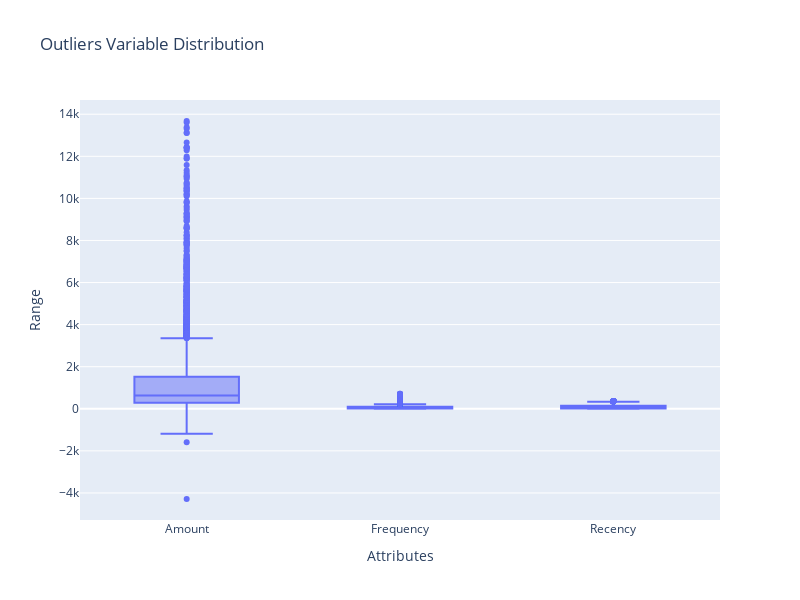

Notebook cell for this chart:
### Code cell
attributes = ['Amount', 'Frequency', 'Recency']

fig = px.box(merged_rfm, y=attributes, title="Outliers Variable Distribution", 
             labels={'variable': 'Attributes', 'value': 'Range'},
             boxmode='group', points='outliers')

fig.update_layout(
    xaxis=dict(title="Attributes", title_font=dict(size=14)),
    yaxis=dict(title="Range", title_font=dict(size=14)),
    showlegend=False,
    width=800,
    height=600
)

fig.show()

### Figure 1 — Plotly figure (JSON) as saved in the notebook; plotly's stock layout.template omitted (floating-point values rounded to 4 significant figures; data arrays with more than 128 entries replaced by an {"elided": "..."} marker saying what was removed)
{"data": [{"alignmentgroup": "True", "boxpoints": "outliers", "hovertemplate": "Attributes=%{x}<br>Range=%{y}<extra></extra>", "legendgroup": "", "marker": {"color": "#636efa"}, "name": "", "notched": false, "offsetgroup": "", "orientation": "v", "showlegend": false, "type": "box", "x": {"elided": "12879 str values"}, "x0": " ", "xaxis": "x", "y": {"elided": "12879 float values"}, "y0": " ", "yaxis": "y"}], "layout": {"boxmode": "group", "height": 600, "legend": {"tracegroupgap": 0}, "showlegend": false, "title": {"text": "Outliers Variable Distribution"}, "width": 800, "xaxis": {"anchor": "y", "domain": [0, 1], "title": {"font": {"size": 14}, "text": "Attributes"}}, "yaxis": {"anchor": "x", "domain": [0, 1], "title": {"font": {"size": 14}, "text": "Range"}}}}
